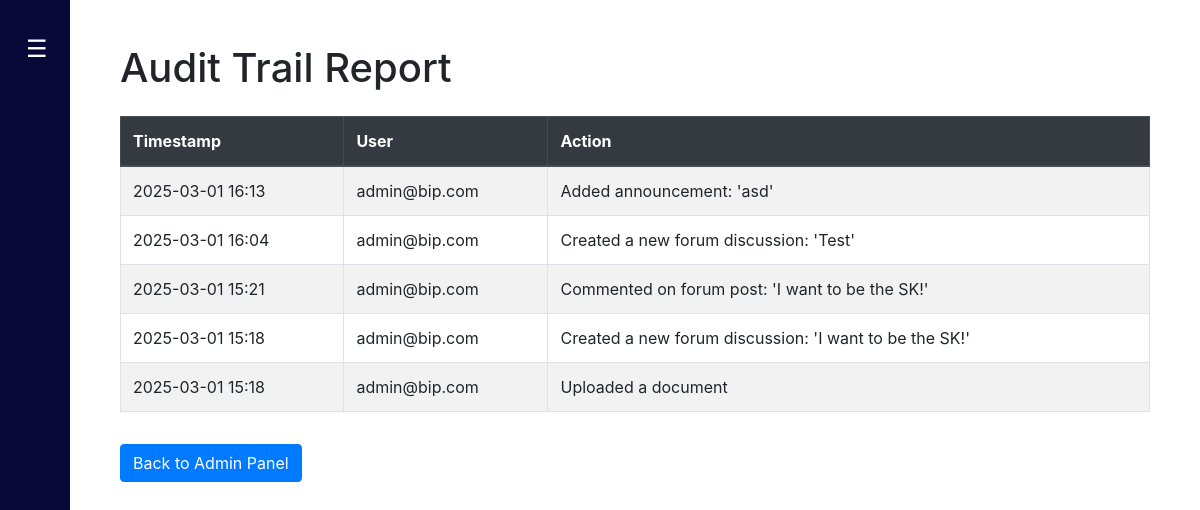
The app's page /admin/audit-report (signed in), older data.
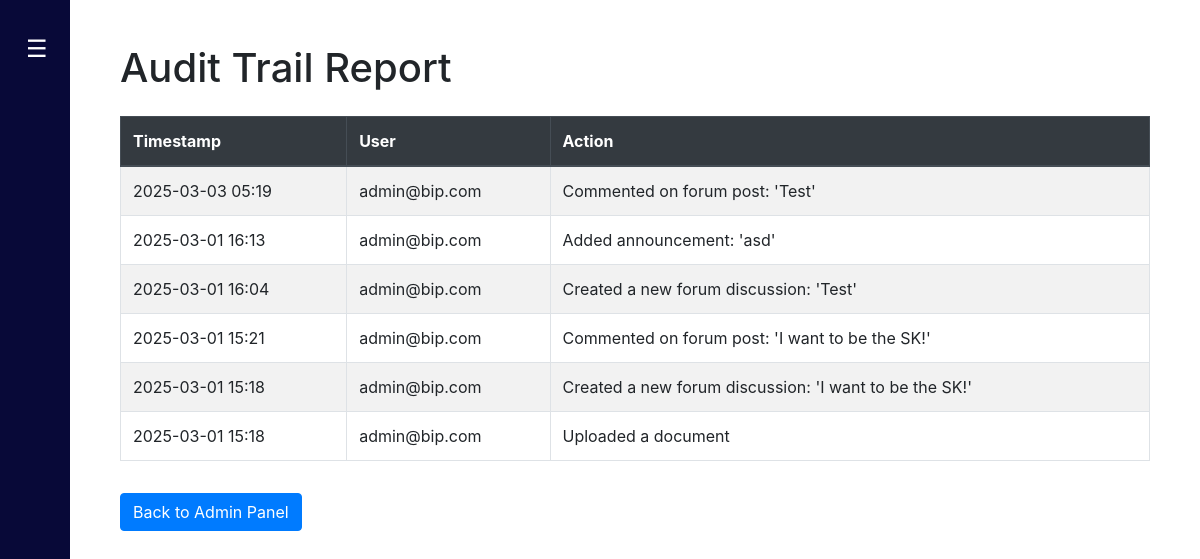
The same page, newer data.
### Website/models.py (models this page shows)
class AuditTrail(db.Model):
    id = db.Column(db.Integer, primary_key=True)
    timestamp = db.Column(db.DateTime, default=datetime.utcnow)
    user_email = db.Column(db.String(150))
    action = db.Column(db.String(500))

### Website/views.py (the view)
@views.route('/admin/audit-report')
@login_required
def audit_report():
    if not current_user.is_admin:
        flash("Access denied!", "error")
        return redirect(url_for('views.home'))
    logs = AuditTrail.query.order_by(AuditTrail.timestamp.desc()).all()
    return render_template('audit_report.html', audit_logs=logs, user=current_user)

### Website/templates/audit_report.html (shortened to what this page needs)
{% extends "base.html" %}
{% block content %}
<div class="container mt-4">
    <h1 class="mb-4">Audit Trail Report</h1>
    {% if audit_logs %}
    <table class="table table-striped table-bordered">
        <thead class="thead-dark">
            <tr>
                <th>Timestamp</th>
                <th>User</th>
                <th>Action</th>
            </tr>
        </thead>
        <tbody>
            {% for log in audit_logs %}
            <tr>
                <td>{{ log.timestamp.strftime('%Y-%m-%d %H:%M') }}</td>
                <td>{{ log.user_email }}</td>
                <td>{{ log.action }}</td>
            </tr>
            {% endfor %}
        </tbody>
    </table>
    {% else %}
    <p class="text-center text-muted">No audit logs available.</p>
    {% endif %}
    <a href="{{ url_for('views.admin_panel') }}" class="btn btn-primary mt-3">Back to Admin Panel</a>
</div>
{% endblock %}

### Website/templates/base.html (shortened to what this page needs)
<!DOCTYPE html>
<html>
  <head>
    <link
      rel="stylesheet"
      href="https://stackpath.bootstrapcdn.com/bootstrap/4.4.1/css/bootstrap.min.css"
    />
    <link
      rel="stylesheet"
      href="https://stackpath.bootstrapcdn.com/font-awesome/4.7.0/css/font-awesome.min.css"
    />
    <link rel="stylesheet" href="https://cdn.jsdelivr.net/npm/bootstrap-icons@1.11.3/font/bootstrap-icons.min.css">
  </head>
  <body>
    <div class="sidebar" id="sidebar">
      <nav class="navbar">
        <button class="toggle-btn" id="toggle-btn">☰</button>
      </nav>
    </div>
    <div class="content" id="content">
      <div class="container">{% block content %} {% endblock %}</div>
    </div>
  </body>
</html>

### Website/templates/base.html (style rules this page uses)
body { display: flex; min-height: 100vh; overflow-x: hidden; }
.sidebar { width: 70px; background-color: rgb(8, 9, 56); padding-top: 20px; height: 100vh; position: fixed; transition: width 0.3s ease-in-out; display: flex; flex-direction: column; overflow: hidden; z-index: 1000; }
.navbar { background-color:rgb(8, 9, 56); width: 100%; padding: 10px; display: flex; align-items: center; }
.toggle-btn { background: none; border: none; color: white; font-size: 24px; cursor: pointer; margin-left: 10px; outline: none; }
.content { margin-left: 70px; padding: 20px; width: 100%; transition: margin-left 0.3s ease-in-out; }

Row changes from the older to the newer data that the page shows:
added AuditTrail: timestamp "2025-03-03 05:19", user_email "admin@bip.com", action "Commented on forum post: 'Test'"
